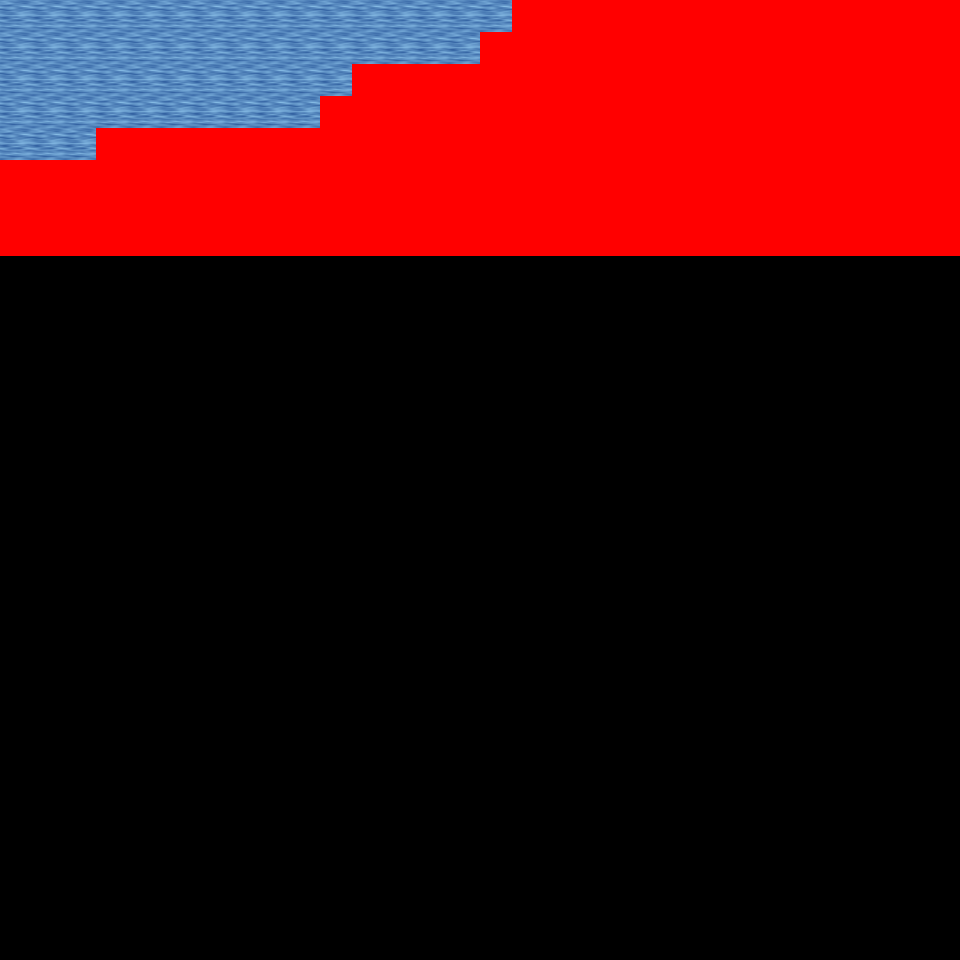

A level layout from a 2D game, rendered from its tile map. Below: a short description, then the map file with tile-grid data replaced by summaries:
An orthogonal 30x30 tile map with 32x32 px tiles, 6 tile layers (Ground, Object, Object2, Above, ...), 27 tilesets and 4 objects (4x mapExit).

<map version="1.0" orientation="orthogonal" renderorder="right-down" width="30" height="30" tilewidth="32" tileheight="32" nextobjectid="5">
  <tileset firstgid="1" name="tileset_logic_collision" tilewidth="32" tileheight="32" tilecount="1" columns="1">
    <image source="../drawable/tileset_logic_collision.png" width="32" height="32" />
  </tileset>
  <tileset firstgid="2" name="tileset_ground_ground" tilewidth="32" tileheight="32" tilecount="33" columns="3">
    <image source="../drawable/tileset_ground_ground.png" width="96" height="352" />
  </tileset>
  <tileset firstgid="35" name="tileset_ground_water_pool" tilewidth="32" tileheight="32" tilecount="72" columns="3">
    <image source="../drawable/tileset_ground_water_pool.png" width="96" height="768" />
  </tileset>
  <tileset firstgid="107" name="tileset_ground_water_pool_corners" tilewidth="32" tileheight="32" tilecount="72" columns="3">
    <image source="../drawable/tileset_ground_water_pool_corners.png" width="96" height="768" />
  </tileset>
  <tileset firstgid="179" name="tileset_ground_grass_edges" tilewidth="32" tileheight="32" tilecount="36" columns="12">
    <image source="../drawable/tileset_ground_grass_edges.png" width="384" height="96" />
  </tileset>
  <tileset firstgid="215" name="tileset_plant_grasses" tilewidth="32" tileheight="32" tilecount="6" columns="3">
    <image source="../drawable/tileset_plant_grasses.png" width="96" height="64" />
  </tileset>
  <tileset firstgid="221" name="tileset_ground_grass_corners" tilewidth="32" tileheight="32" tilecount="24" columns="6">
    <image source="../drawable/tileset_ground_grass_corners.png" width="192" height="128" />
  </tileset>
  <tileset firstgid="245" name="tileset_plant_flower_daisy_white" tilewidth="32" tileheight="32" tilecount="8" columns="2">
    <image source="../drawable/tileset_plant_flower_daisy_white.png" width="64" height="128" />
  </tileset>
  <tileset firstgid="253" name="tileset_item_corpse_huge_animal" tilewidth="32" tileheight="32" tilecount="16" columns="2">
    <image source="../drawable/tileset_item_corpse_huge_animal.png" width="64" height="256" />
  </tileset>
  <tileset firstgid="269" name="tileset_plant_cactus" tilewidth="32" tileheight="32" tilecount="2" columns="1">
    <image source="../drawable/tileset_plant_cactus.png" width="32" height="64" />
  </tileset>
  <tileset firstgid="271" name="tileset_item_corpse_skull_pale" tilewidth="32" tileheight="32" tilecount="2" columns="2">
    <image source="../drawable/tileset_item_corpse_skull_pale.png" width="64" height="32" />
  </tileset>
  <tileset firstgid="273" name="tileset_logic_creature_animal" tilewidth="32" tileheight="32" tilecount="32" columns="8">
    <image source="../drawable/tileset_logic_creature_animal.png" width="256" height="128" />
  </tileset>
  <tileset firstgid="305" name="tileset_logic_creature_golem" tilewidth="32" tileheight="32" tilecount="4" columns="4">
    <image source="../drawable/tileset_logic_creature_golem.png" width="128" height="32" />
  </tileset>
  <tileset firstgid="309" name="tileset_logic_creature_elemental" tilewidth="32" tileheight="32" tilecount="16" columns="8">
    <image source="../drawable/tileset_logic_creature_elemental.png" width="256" height="64" />
  </tileset>
  <tileset firstgid="325" name="tileset_ground_water_pool_deep" tilewidth="32" tileheight="32" tilecount="72" columns="3">
    <image source="../drawable/tileset_ground_water_pool_deep.png" width="96" height="768" />
  </tileset>
  <tileset firstgid="397" name="tileset_plant_tree_palm_trees" tilewidth="32" tileheight="32" tilecount="40" columns="4">
    <image source="../drawable/tileset_plant_tree_palm_trees.png" width="128" height="320" />
  </tileset>
  <tileset firstgid="437" name="tileset_building_roof_straw" tilewidth="32" tileheight="32" tilecount="20" columns="5">
    <image source="../drawable/tileset_building_roof_straw.png" width="160" height="128" />
  </tileset>
  <tileset firstgid="457" name="tileset_item_sign_large" tilewidth="32" tileheight="32" tilecount="15" columns="5">
    <image source="../drawable/tileset_item_sign_large.png" width="160" height="96" />
  </tileset>
  <tileset firstgid="472" name="tileset_item_campfires" tilewidth="32" tileheight="32" tilecount="2" columns="2">
    <image source="../drawable/tileset_item_campfires.png" width="64" height="32" />
  </tileset>
  <tileset firstgid="474" name="tileset_item_firewood" tilewidth="32" tileheight="32" tilecount="12" columns="3">
    <image source="../drawable/tileset_item_firewood.png" width="96" height="128" />
  </tileset>
  <tileset firstgid="486" name="tileset_logic_item_corn" tilewidth="32" tileheight="32" tilecount="5" columns="5">
    <image source="../drawable/tileset_logic_item_corn.png" width="160" height="32" />
  </tileset>
  <tileset firstgid="491" name="tileset_plant_tree_umbrella_thorn" tilewidth="32" tileheight="32" tilecount="18" columns="6">
    <image source="../drawable/tileset_plant_tree_umbrella_thorn.png" width="192" height="96" />
  </tileset>
  <tileset firstgid="509" name="tileset_logic_item_fruits" tilewidth="32" tileheight="32" tilecount="16" columns="8">
    <image source="../drawable/tileset_logic_item_fruits.png" width="256" height="64" />
  </tileset>
  <tileset firstgid="525" name="tileset_ground_sand_2" tilewidth="32" tileheight="32" tilecount="15" columns="5">
    <image source="../drawable/tileset_ground_sand_2.png" width="160" height="96" />
  </tileset>
  <tileset firstgid="540" name="tileset_ground_sand_1" tilewidth="32" tileheight="32" tilecount="10" columns="2">
    <image source="../drawable/tileset_ground_sand_1.png" width="64" height="160" />
  </tileset>
  <tileset firstgid="550" name="tileset_logic_creature_reptile" tilewidth="32" tileheight="32" tilecount="7" columns="7">
    <image source="../drawable/tileset_logic_creature_reptile.png" width="224" height="32" />
  </tileset>
  <tileset firstgid="557" name="tileset_logic_creature_human_cannibal" tilewidth="32" tileheight="32" tilecount="4" columns="4">
    <image source="../drawable/tileset_logic_creature_human_cannibal.png" width="128" height="32" />
  </tileset>
  <layer name="Ground" width="30" height="30">
    <data>[900 cells, 240 non-empty, 8 distinct tile ids]</data>
  </layer>
  <layer name="Object" width="30" height="30">
    <data>[900 cells, 0 non-empty, 0 distinct tile ids]</data>
  </layer>
  <layer name="Object2" width="30" height="30">
    <data>[900 cells, 0 non-empty, 0 distinct tile ids]</data>
  </layer>
  <layer name="Above" width="30" height="30">
    <data>[900 cells, 0 non-empty, 0 distinct tile ids]</data>
  </layer>
  <layer name="Above2" width="30" height="30">
    <data>[900 cells, 0 non-empty, 0 distinct tile ids]</data>
  </layer>
  <layer name="Walkable" width="30" height="30">
    <data>[900 cells, 185 non-empty, 1 distinct tile ids]</data>
  </layer>
  <objectgroup name="MapEvents">
    <object id="1" name="north" type="mapExit" x="0" y="0" width="512" height="32">
      <properties>
        <property name="map" value="level_0_x276_y96" />
        <property name="x" value="0" />
        <property name="y" value="28" />
      </properties>
    </object>
    <object id="2" name="west" type="mapExit" x="0" y="0" width="32" height="160">
      <properties>
        <property name="map" value="level_0_x275_y97" />
        <property name="x" value="28" />
        <property name="y" value="0" />
      </properties>
    </object>
    <object id="3" name="west2" type="mapExit" x="0" y="256" width="32" height="704">
      <properties>
        <property name="map" value="level_0_x275_y97" />
        <property name="x" value="28" />
        <property name="y" value="8" />
      </properties>
    </object>
    </objectgroup>
</map>
<!-- 1 of 4 objects omitted -->
